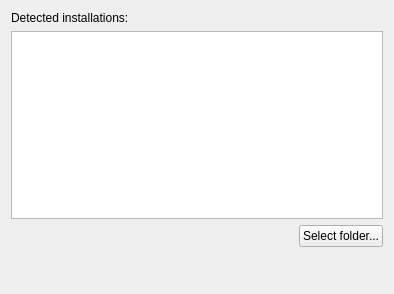
<?xml version="1.0" encoding="UTF-8"?>
<ui version="4.0">
 <class>ExistingInstallationPage</class>
 <widget class="QWizardPage" name="ExistingInstallationPage">
  <property name="geometry">
   <rect>
    <x>0</x>
    <y>0</y>
    <width>394</width>
    <height>294</height>
   </rect>
  </property>
  <property name="windowTitle">
   <string>WizardPage</string>
  </property>
  <property name="title">
   <string>Select Existing Installation</string>
  </property>
  <property name="subTitle">
   <string>Select the Morrowind installation folder or its Data Files folder.</string>
  </property>
  <layout class="QVBoxLayout" name="verticalLayout">
   <item>
    <widget class="QLabel" name="installationsLabel">
     <property name="text">
      <string>Detected installations:</string>
     </property>
    </widget>
   </item>
   <item>
    <widget class="QListWidget" name="installationsList"/>
   </item>
   <item>
    <layout class="QHBoxLayout" name="horizontalLayout">
     <item>
      <spacer name="horizontalSpacer">
       <property name="orientation">
        <enum>Qt::Horizontal</enum>
       </property>
       <property name="sizeHint" stdset="0">
        <size>
         <width>40</width>
         <height>20</height>
        </size>
       </property>
      </spacer>
     </item>
     <item>
      <widget class="QPushButton" name="browseButton">
       <property name="text">
        <string>Select folder...</string>
       </property>
       <property name="icon">
        <iconset theme="folder">
         <normaloff/>
        </iconset>
       </property>
      </widget>
     </item>
    </layout>
   </item>
   <item>
    <spacer name="verticalSpacer">
     <property name="orientation">
      <enum>Qt::Vertical</enum>
     </property>
     <property name="sizeHint" stdset="0">
      <size>
       <width>20</width>
       <height>40</height>
      </size>
     </property>
    </spacer>
   </item>
  </layout>
 </widget>
 <resources/>
 <connections/>
</ui>
